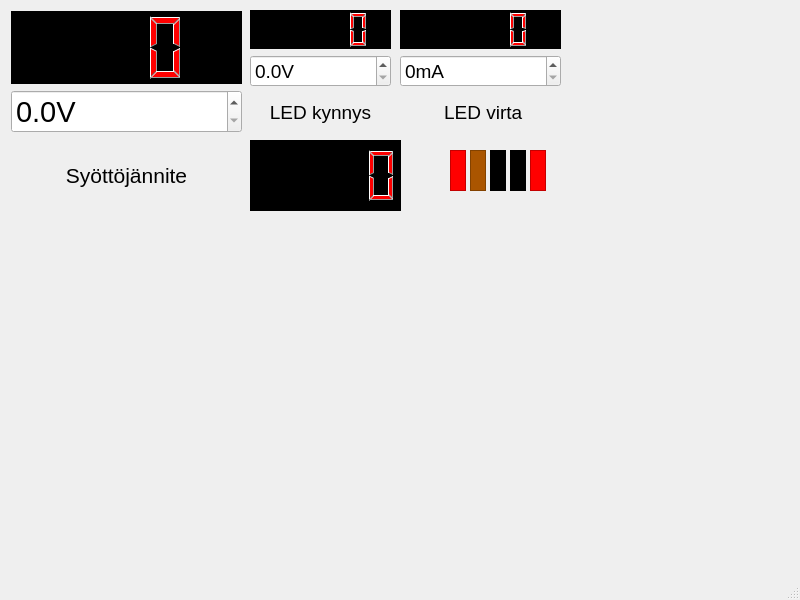
<?xml version="1.0" encoding="UTF-8"?>
<ui version="4.0">
 <class>MainWindow</class>
 <widget class="QMainWindow" name="MainWindow">
  <property name="geometry">
   <rect>
    <x>0</x>
    <y>0</y>
    <width>800</width>
    <height>600</height>
   </rect>
  </property>
  <property name="font">
   <font>
    <pointsize>14</pointsize>
   </font>
  </property>
  <property name="windowTitle">
   <string>MainWindow</string>
  </property>
  <widget class="QWidget" name="centralwidget">
   <widget class="QLCDNumber" name="resistanceLcd">
    <property name="geometry">
     <rect>
      <x>250</x>
      <y>140</y>
      <width>151</width>
      <height>71</height>
     </rect>
    </property>
    <property name="styleSheet">
     <string notr="true">color: rgb(255, 0, 0);
background-color: rgb(0, 0, 0);</string>
    </property>
   </widget>
   <widget class="QFrame" name="frame">
    <property name="geometry">
     <rect>
      <x>450</x>
      <y>150</y>
      <width>16</width>
      <height>41</height>
     </rect>
    </property>
    <property name="styleSheet">
     <string notr="true">background-color: rgb(255, 0, 0);</string>
    </property>
    <property name="frameShape">
     <enum>QFrame::Shape::StyledPanel</enum>
    </property>
    <property name="frameShadow">
     <enum>QFrame::Shadow::Raised</enum>
    </property>
   </widget>
   <widget class="QFrame" name="frame_3">
    <property name="geometry">
     <rect>
      <x>470</x>
      <y>150</y>
      <width>16</width>
      <height>41</height>
     </rect>
    </property>
    <property name="styleSheet">
     <string notr="true">background-color: rgb(170, 85, 0);</string>
    </property>
    <property name="frameShape">
     <enum>QFrame::Shape::StyledPanel</enum>
    </property>
    <property name="frameShadow">
     <enum>QFrame::Shadow::Raised</enum>
    </property>
   </widget>
   <widget class="QFrame" name="frame_4">
    <property name="geometry">
     <rect>
      <x>490</x>
      <y>150</y>
      <width>16</width>
      <height>41</height>
     </rect>
    </property>
    <property name="styleSheet">
     <string notr="true">background-color: rgb(0, 0, 0);</string>
    </property>
    <property name="frameShape">
     <enum>QFrame::Shape::StyledPanel</enum>
    </property>
    <property name="frameShadow">
     <enum>QFrame::Shadow::Raised</enum>
    </property>
   </widget>
   <widget class="QFrame" name="frame_5">
    <property name="geometry">
     <rect>
      <x>510</x>
      <y>150</y>
      <width>16</width>
      <height>41</height>
     </rect>
    </property>
    <property name="styleSheet">
     <string notr="true">background-color: rgb(0, 0, 0);</string>
    </property>
    <property name="frameShape">
     <enum>QFrame::Shape::StyledPanel</enum>
    </property>
    <property name="frameShadow">
     <enum>QFrame::Shadow::Raised</enum>
    </property>
   </widget>
   <widget class="QFrame" name="frame_2">
    <property name="geometry">
     <rect>
      <x>530</x>
      <y>150</y>
      <width>16</width>
      <height>41</height>
     </rect>
    </property>
    <property name="styleSheet">
     <string notr="true">background-color: rgb(255, 0, 0);</string>
    </property>
    <property name="frameShape">
     <enum>QFrame::Shape::StyledPanel</enum>
    </property>
    <property name="frameShadow">
     <enum>QFrame::Shadow::Raised</enum>
    </property>
   </widget>
   <widget class="QWidget" name="">
    <property name="geometry">
     <rect>
      <x>250</x>
      <y>10</y>
      <width>141</width>
      <height>121</height>
     </rect>
    </property>
    <layout class="QVBoxLayout" name="verticalLayout">
     <item>
      <widget class="QLCDNumber" name="forwardVoltageLcd_2">
       <property name="styleSheet">
        <string notr="true">color: rgb(255, 0, 0);
background-color: rgb(0, 0, 0);</string>
       </property>
      </widget>
     </item>
     <item>
      <widget class="QDoubleSpinBox" name="doubleSpinBox_2">
       <property name="font">
        <font>
         <pointsize>14</pointsize>
        </font>
       </property>
       <property name="suffix">
        <string>V</string>
       </property>
       <property name="decimals">
        <number>1</number>
       </property>
       <property name="maximum">
        <double>10.000000000000000</double>
       </property>
       <property name="singleStep">
        <double>0.100000000000000</double>
       </property>
       <property name="stepType">
        <enum>QAbstractSpinBox::StepType::AdaptiveDecimalStepType</enum>
       </property>
      </widget>
     </item>
     <item>
      <widget class="QLabel" name="label_2">
       <property name="text">
        <string>LED kynnys</string>
       </property>
       <property name="alignment">
        <set>Qt::AlignmentFlag::AlignCenter</set>
       </property>
      </widget>
     </item>
    </layout>
   </widget>
   <widget class="QWidget" name="">
    <property name="geometry">
     <rect>
      <x>400</x>
      <y>10</y>
      <width>161</width>
      <height>121</height>
     </rect>
    </property>
    <layout class="QVBoxLayout" name="verticalLayout_2">
     <item>
      <widget class="QLCDNumber" name="forwardVoltageLcd">
       <property name="styleSheet">
        <string notr="true">color: rgb(255, 0, 0);
background-color: rgb(0, 0, 0);</string>
       </property>
      </widget>
     </item>
     <item>
      <widget class="QDoubleSpinBox" name="doubleSpinBox_3">
       <property name="font">
        <font>
         <pointsize>14</pointsize>
        </font>
       </property>
       <property name="suffix">
        <string>mA</string>
       </property>
       <property name="decimals">
        <number>0</number>
       </property>
       <property name="maximum">
        <double>1000.000000000000000</double>
       </property>
      </widget>
     </item>
     <item>
      <widget class="QLabel" name="currentLabel">
       <property name="text">
        <string> LED virta</string>
       </property>
       <property name="alignment">
        <set>Qt::AlignmentFlag::AlignCenter</set>
       </property>
      </widget>
     </item>
    </layout>
   </widget>
   <widget class="QWidget" name="">
    <property name="geometry">
     <rect>
      <x>11</x>
      <y>11</y>
      <width>231</width>
      <height>201</height>
     </rect>
    </property>
    <layout class="QVBoxLayout" name="verticalLayout_3">
     <item>
      <widget class="QLCDNumber" name="supplyVoltageLcd">
       <property name="styleSheet">
        <string notr="true">color: rgb(255, 0, 0);
background-color: rgb(0, 0, 0);</string>
       </property>
       <property name="smallDecimalPoint">
        <bool>true</bool>
       </property>
       <property name="digitCount">
        <number>3</number>
       </property>
       <property name="value" stdset="0">
        <double>0.000000000000000</double>
       </property>
      </widget>
     </item>
     <item>
      <widget class="QDoubleSpinBox" name="doubleSpinBox">
       <property name="font">
        <font>
         <pointsize>22</pointsize>
        </font>
       </property>
       <property name="suffix">
        <string>V</string>
       </property>
       <property name="decimals">
        <number>1</number>
       </property>
       <property name="maximum">
        <double>30.000000000000000</double>
       </property>
       <property name="singleStep">
        <double>0.100000000000000</double>
       </property>
       <property name="stepType">
        <enum>QAbstractSpinBox::StepType::AdaptiveDecimalStepType</enum>
       </property>
      </widget>
     </item>
     <item>
      <widget class="QLabel" name="supplyVoltageLabel">
       <property name="font">
        <font>
         <pointsize>16</pointsize>
        </font>
       </property>
       <property name="text">
        <string>Syöttöjännite</string>
       </property>
       <property name="alignment">
        <set>Qt::AlignmentFlag::AlignCenter</set>
       </property>
      </widget>
     </item>
    </layout>
   </widget>
  </widget>
  <widget class="QMenuBar" name="menubar">
   <property name="geometry">
    <rect>
     <x>0</x>
     <y>0</y>
     <width>800</width>
     <height>33</height>
    </rect>
   </property>
  </widget>
  <widget class="QStatusBar" name="statusbar"/>
 </widget>
 <resources/>
 <connections>
  <connection>
   <sender>doubleSpinBox</sender>
   <signal>valueChanged(double)</signal>
   <receiver>supplyVoltageLcd</receiver>
   <slot>display(double)</slot>
   <hints>
    <hint type="sourcelabel">
     <x>71</x>
     <y>168</y>
    </hint>
    <hint type="destinationlabel">
     <x>78</x>
     <y>123</y>
    </hint>
   </hints>
  </connection>
  <connection>
   <sender>doubleSpinBox_2</sender>
   <signal>valueChanged(double)</signal>
   <receiver>forwardVoltageLcd_2</receiver>
   <slot>display(double)</slot>
   <hints>
    <hint type="sourcelabel">
     <x>276</x>
     <y>271</y>
    </hint>
    <hint type="destinationlabel">
     <x>276</x>
     <y>229</y>
    </hint>
   </hints>
  </connection>
  <connection>
   <sender>doubleSpinBox_3</sender>
   <signal>valueChanged(double)</signal>
   <receiver>forwardVoltageLcd</receiver>
   <slot>display(double)</slot>
   <hints>
    <hint type="sourcelabel">
     <x>401</x>
     <y>270</y>
    </hint>
    <hint type="destinationlabel">
     <x>402</x>
     <y>223</y>
    </hint>
   </hints>
  </connection>
 </connections>
</ui>
